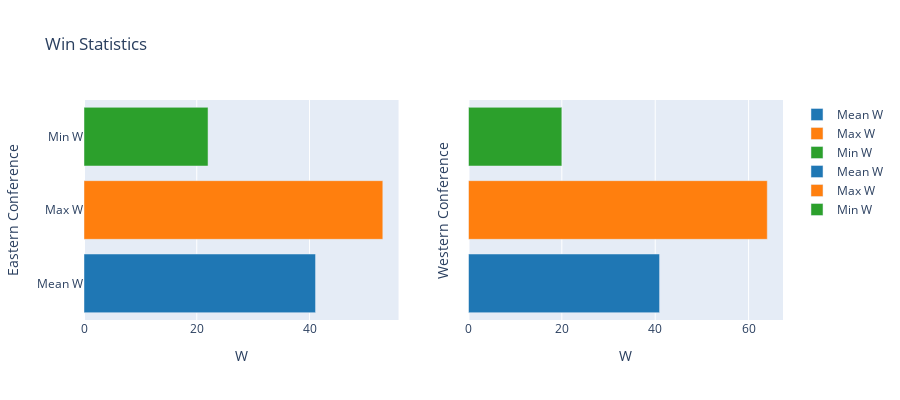

This figure's notebook cell:
### Code cell
import plotly.graph_objects as go

# Compute mean, max, and min W for Eastern Conference
w_values_east = df_east["W"].values
mean_w_east = np.mean(w_values_east)
max_w_east = np.max(w_values_east)
min_w_east = np.min(w_values_east)

# Compute mean, max, and min W for Western Conference
w_values_west = df_west["W"].values
mean_w_west = np.mean(w_values_west)
max_w_west = np.max(w_values_west)
min_w_west = np.min(w_values_west)

# Create subplots
fig = make_subplots(rows=1, cols=2, shared_yaxes=True)

# Add bar chart for Eastern Conference
fig.add_trace(go.Bar(x=[mean_w_east], y=["Mean W"], orientation="h", name="Mean W", marker_color="#1f77b4"), row=1, col=1)
fig.add_trace(go.Bar(x=[max_w_east], y=["Max W"], orientation="h", name="Max W", marker_color="#ff7f0e"), row=1, col=1)
fig.add_trace(go.Bar(x=[min_w_east], y=["Min W"], orientation="h", name="Min W", marker_color="#2ca02c"), row=1, col=1)
fig.update_xaxes(title_text="W", row=1, col=1)
fig.update_yaxes(title_text="Eastern Conference", row=1, col=1)

# Add bar chart for Western Conference
fig.add_trace(go.Bar(x=[mean_w_west], y=["Mean W"], orientation="h", name="Mean W", marker_color="#1f77b4"), row=1, col=2)
fig.add_trace(go.Bar(x=[max_w_west], y=["Max W"], orientation="h", name="Max W", marker_color="#ff7f0e"), row=1, col=2)
fig.add_trace(go.Bar(x=[min_w_west], y=["Min W"], orientation="h", name="Min W", marker_color="#2ca02c"), row=1, col=2)
fig.update_xaxes(title_text="W", row=1, col=2)
fig.update_yaxes(title_text="Western Conference", row=1, col=2)

# Update layout
fig.update_layout(title="Win Statistics", height=400)

# Show figure
fig.show()

# Save figure
fig.write_image("win_statistics.png")

### Figure 1 — Plotly figure (JSON) as saved in the notebook; plotly's stock layout.template omitted (floating-point values rounded to 4 significant figures)
{"data": [{"marker": {"color": "#1f77b4"}, "name": "Mean W", "orientation": "h", "type": "bar", "x": [41.07], "xaxis": "x", "y": ["Mean W"], "yaxis": "y"}, {"marker": {"color": "#ff7f0e"}, "name": "Max W", "orientation": "h", "type": "bar", "x": [53], "xaxis": "x", "y": ["Max W"], "yaxis": "y"}, {"marker": {"color": "#2ca02c"}, "name": "Min W", "orientation": "h", "type": "bar", "x": [22], "xaxis": "x", "y": ["Min W"], "yaxis": "y"}, {"marker": {"color": "#1f77b4"}, "name": "Mean W", "orientation": "h", "type": "bar", "x": [40.93], "xaxis": "x2", "y": ["Mean W"], "yaxis": "y2"}, {"marker": {"color": "#ff7f0e"}, "name": "Max W", "orientation": "h", "type": "bar", "x": [64], "xaxis": "x2", "y": ["Max W"], "yaxis": "y2"}, {"marker": {"color": "#2ca02c"}, "name": "Min W", "orientation": "h", "type": "bar", "x": [20], "xaxis": "x2", "y": ["Min W"], "yaxis": "y2"}], "layout": {"height": 400, "title": {"text": "Win Statistics"}, "xaxis": {"anchor": "y", "domain": [0, 0.45], "title": {"text": "W"}}, "xaxis2": {"anchor": "y2", "domain": [0.55, 1], "title": {"text": "W"}}, "yaxis": {"anchor": "x", "domain": [0, 1], "title": {"text": "Eastern Conference"}}, "yaxis2": {"anchor": "x2", "domain": [0, 1], "matches": "y", "showticklabels": false, "title": {"text": "Western Conference"}}}}
